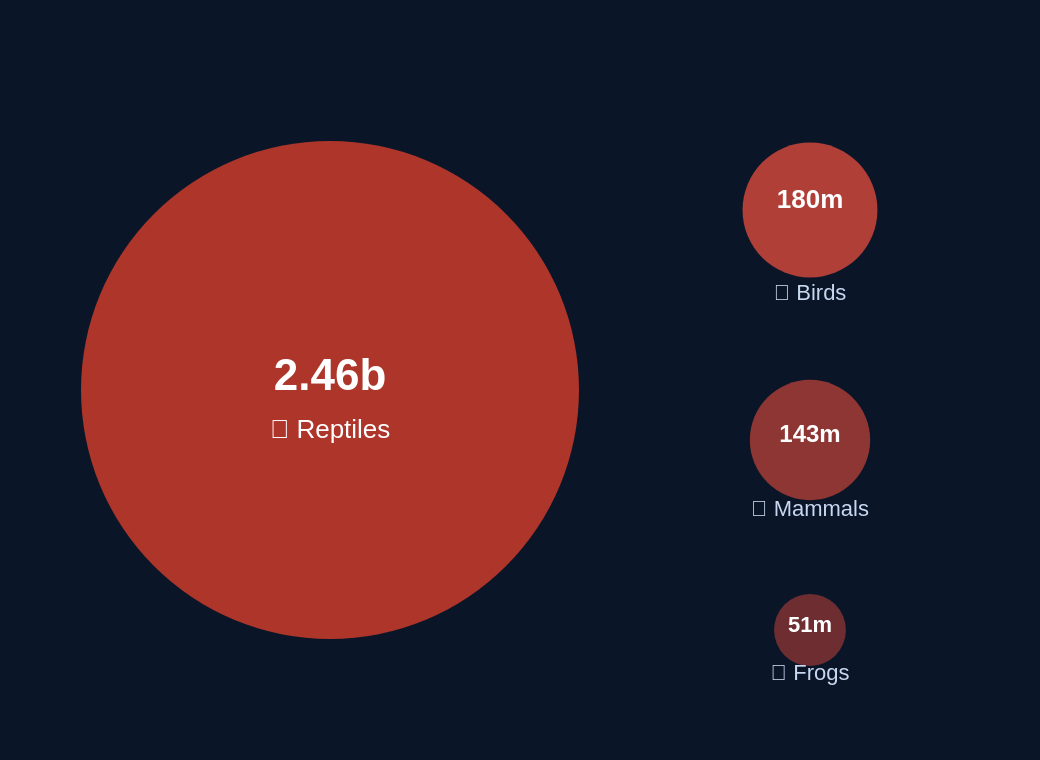

Specify this chart in Vega-Lite:
### Vega specification from a JSON file in a GitHub repository (floating-point values rounded to 4 significant figures)
{"$schema": "https://vega.github.io/schema/vega/v5.json", "width": 500, "height": 360, "background": "#0a1628", "padding": 10, "marks": [{"type": "symbol", "encode": {"enter": {"x": {"value": 155}, "y": {"value": 185}, "size": {"value": 62000}, "shape": {"value": "circle"}, "fill": {"value": "#C0392B"}, "opacity": {"value": 0.9}, "tooltip": {"value": "Reptiles — 2.46 billion killed or displaced"}}}}, {"type": "text", "encode": {"enter": {"x": {"value": 155}, "y": {"value": 178}, "text": {"value": "2.46b"}, "fill": {"value": "#ffffff"}, "fontSize": {"value": 22}, "fontWeight": {"value": "bold"}, "align": {"value": "center"}, "baseline": {"value": "middle"}}}}, {"type": "text", "encode": {"enter": {"x": {"value": 155}, "y": {"value": 205}, "text": {"value": "🦎 Reptiles"}, "fill": {"value": "#ffffff"}, "fontSize": {"value": 13}, "align": {"value": "center"}, "baseline": {"value": "middle"}}}}, {"type": "symbol", "encode": {"enter": {"x": {"value": 395}, "y": {"value": 95}, "size": {"value": 4550}, "shape": {"value": "circle"}, "fill": {"value": "#E74C3C"}, "opacity": {"value": 0.75}, "tooltip": {"value": "Birds — 180 million killed or displaced"}}}}, {"type": "text", "encode": {"enter": {"x": {"value": 395}, "y": {"value": 90}, "text": {"value": "180m"}, "fill": {"value": "#ffffff"}, "fontSize": {"value": 13}, "fontWeight": {"value": "bold"}, "align": {"value": "center"}, "baseline": {"value": "middle"}}}}, {"type": "text", "encode": {"enter": {"x": {"value": 395}, "y": {"value": 140}, "text": {"value": "🦅 Birds"}, "fill": {"value": "#c8d8f0"}, "fontSize": {"value": 11}, "align": {"value": "center"}}}}, {"type": "symbol", "encode": {"enter": {"x": {"value": 395}, "y": {"value": 210}, "size": {"value": 3620}, "shape": {"value": "circle"}, "fill": {"value": "#E74C3C"}, "opacity": {"value": 0.6}, "tooltip": {"value": "Mammals — 143 million killed or displaced"}}}}, {"type": "text", "encode": {"enter": {"x": {"value": 395}, "y": {"value": 207}, "text": {"value": "143m"}, "fill": {"value": "#ffffff"}, "fontSize": {"value": 12}, "fontWeight": {"value": "bold"}, "align": {"value": "center"}, "baseline": {"value": "middle"}}}}, {"type": "text", "encode": {"enter": {"x": {"value": 395}, "y": {"value": 248}, "text": {"value": "🦘 Mammals"}, "fill": {"value": "#c8d8f0"}, "fontSize": {"value": 11}, "align": {"value": "center"}}}}, {"type": "symbol", "encode": {"enter": {"x": {"value": 395}, "y": {"value": 305}, "size": {"value": 1290}, "shape": {"value": "circle"}, "fill": {"value": "#E74C3C"}, "opacity": {"value": 0.45}, "tooltip": {"value": "Frogs — 51 million killed or displaced"}}}}, {"type": "text", "encode": {"enter": {"x": {"value": 395}, "y": {"value": 303}, "text": {"value": "51m"}, "fill": {"value": "#ffffff"}, "fontSize": {"value": 11}, "fontWeight": {"value": "bold"}, "align": {"value": "center"}, "baseline": {"value": "middle"}}}}, {"type": "text", "encode": {"enter": {"x": {"value": 395}, "y": {"value": 330}, "text": {"value": "🐸 Frogs"}, "fill": {"value": "#c8d8f0"}, "fontSize": {"value": 11}, "align": {"value": "center"}}}}]}
